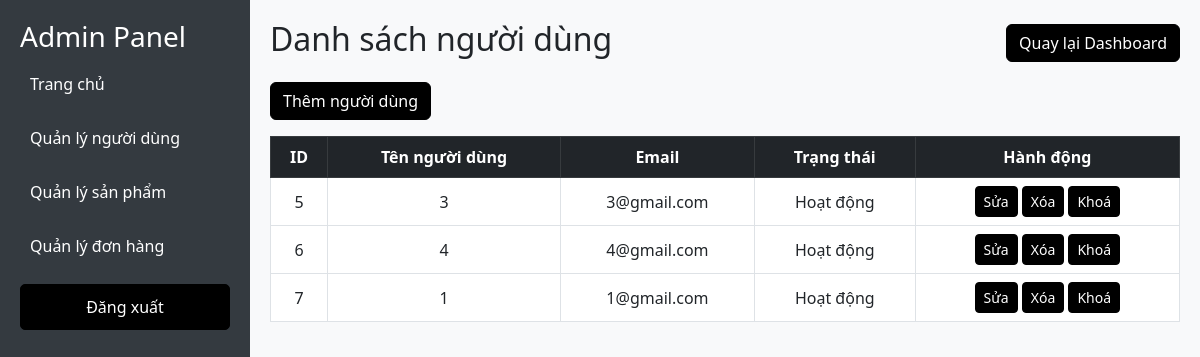
/php/user_list.php, run on an earlier commit of the app's database.
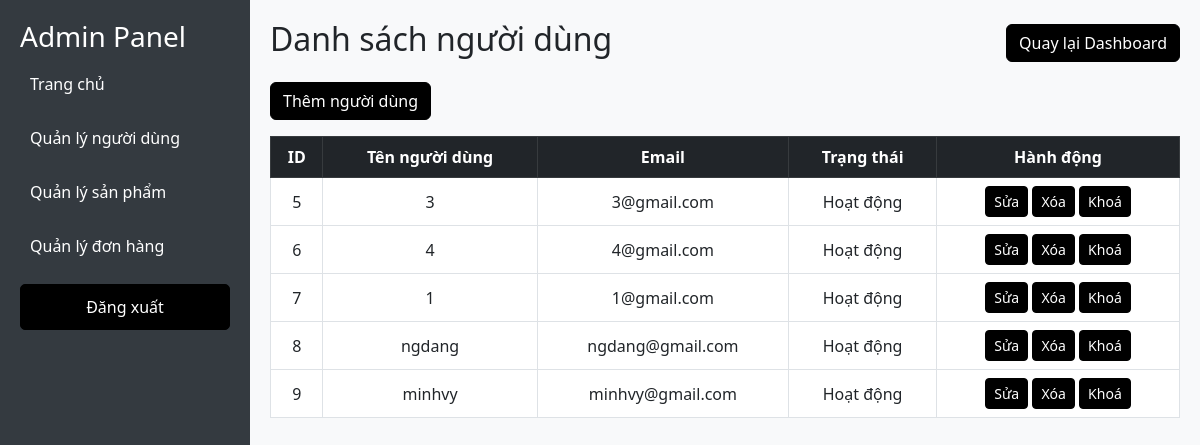
And on a later commit of the database.
### tables this page shows
CREATE TABLE `users` (
  `id` int(11) NOT NULL,
  `username` varchar(255) NOT NULL,
  `full_name` varchar(255) NOT NULL,
  `password` varchar(255) NOT NULL,
  `email` varchar(255) NOT NULL,
  `phone` varchar(20) DEFAULT NULL,
  `address` text DEFAULT NULL,
  `birthdate` date DEFAULT NULL,
  `gender` enum('Nam','Nữ','Khác') DEFAULT 'Khác',
  `created_at` timestamp NOT NULL DEFAULT current_timestamp(),
  `updated_at` timestamp NOT NULL DEFAULT current_timestamp() ON UPDATE current_timestamp(),
  `status` enum('active','inactive') DEFAULT 'active'
);

### php/user_list.php (the view, shortened to what this page needs)
<?php
include '../db/connect.php';
?>
<!DOCTYPE html>
<html lang="vi">
<head>
    <link href="https://cdn.jsdelivr.net/npm/bootstrap@5.3.0/dist/css/bootstrap.min.css" rel="stylesheet">
</head>
<body>
    <?php include 'sidebar.php'; ?>
<div class="content">
    <div class="d-flex justify-content-between align-items-center mb-3">
        <h2 class="text-center">Danh sách người dùng</h2>
        <a href="/admin/php/dashboard.php" class="btn">Quay lại Dashboard</a>
    </div>
    <a href="/admin/php/add_user.php" class="btn mb-3">Thêm người dùng</a>
    <table class="table table-bordered">
        <thead class="table-dark">
            <tr>
                <th>ID</th>
                <th>Tên người dùng</th>
                <th>Email</th>
                <th>Trạng thái</th>
                <th>Hành động</th>
            </tr>
        </thead>
        <tbody>
            <?php
            $result = $conn->query("SELECT * FROM users");
            while ($row = $result->fetch_assoc()) {
                echo "<tr>
                        <td>{$row['id']}</td>
                        <td>{$row['username']}</td>
                        <td>{$row['email']}</td>
                        <td>" . ($row['status'] === 'active' ? 'Hoạt động' : 'Bị khóa') . "</td>
                        <td>
                            <a href='/admin/php/edit_user.php?id={$row['id']}' class='btn btn-sm'>Sửa</a>
                            <a href='/admin/php/delete_user.php?id={$row['id']}' class='btn btn-sm' onclick='return confirm(\"Bạn có chắc chắn muốn xóa?\")'>Xóa</a>
                            <a href='/admin/php/lock_user.php?id={$row['id']}&status={$row['status']}' class='btn btn-sm'>
                                " . ($row['status'] === 'active' ? 'Khoá' : 'Mở') . "
                            </a>
                        </td>
                      </tr>";
            }
            ?>
        </tbody>
    </table>
</div>
</body>
</html>

What changed in the data, as far as the page shows it:
added users: id "8", username "ngdang", email "ngdang@gmail.com", status "Hoạt động"
added users: id "9", username "minhvy", email "minhvy@gmail.com", status "Hoạt động"
